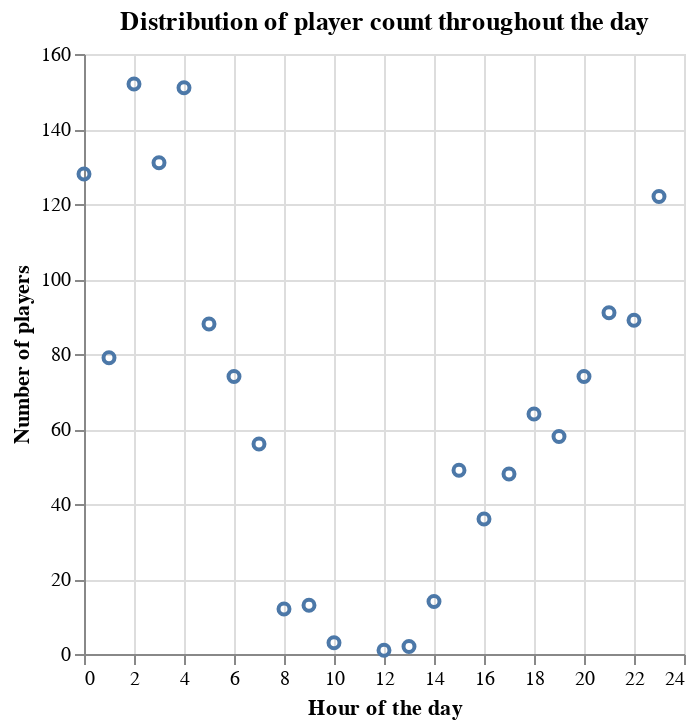

Write notebook code for a chart like this one.
### Markdown cell above
This visualization shows the distribution of amount of players that choose to log in throughout the day. It shows that the time that the most players log in is at 2am-4am, and it is least likely to find players logging in at 10am-2pm. There is not an overwhelming preference toward a singular time, but this does show the distribution of popular times to start playing throughout the day and can give insight towards which time frames have the most traffic.

### Code cell
hours_scatter = alt.Chart(sessions_data).mark_point().encode(
    x=alt.X('hour').title('Hour of the day'),
    y=alt.Y('count()').title('Number of players')
).properties(title='Distribution of player count throughout the day')
hours_scatter

### Figure 1 — Vega-Lite specification as saved in the notebook (floating-point values rounded to 4 significant figures; data arrays with more than 128 entries replaced by an {"elided": "..."} marker saying what was removed)
{"config": {"view": {"continuousWidth": 300, "continuousHeight": 300}}, "data": {"name": "data-7aa68a8d3acae511e99396cf7df57080"}, "mark": {"type": "point"}, "encoding": {"x": {"field": "hour", "title": "Hour of the day", "type": "quantitative"}, "y": {"aggregate": "count", "title": "Number of players", "type": "quantitative"}}, "title": "Distribution of player count throughout the day", "$schema": "https://vega.github.io/schema/vega-lite/v5.20.1.json", "datasets": {"data-7aa68a8d3acae511e99396cf7df57080": {"elided": "1535 records"}}}
